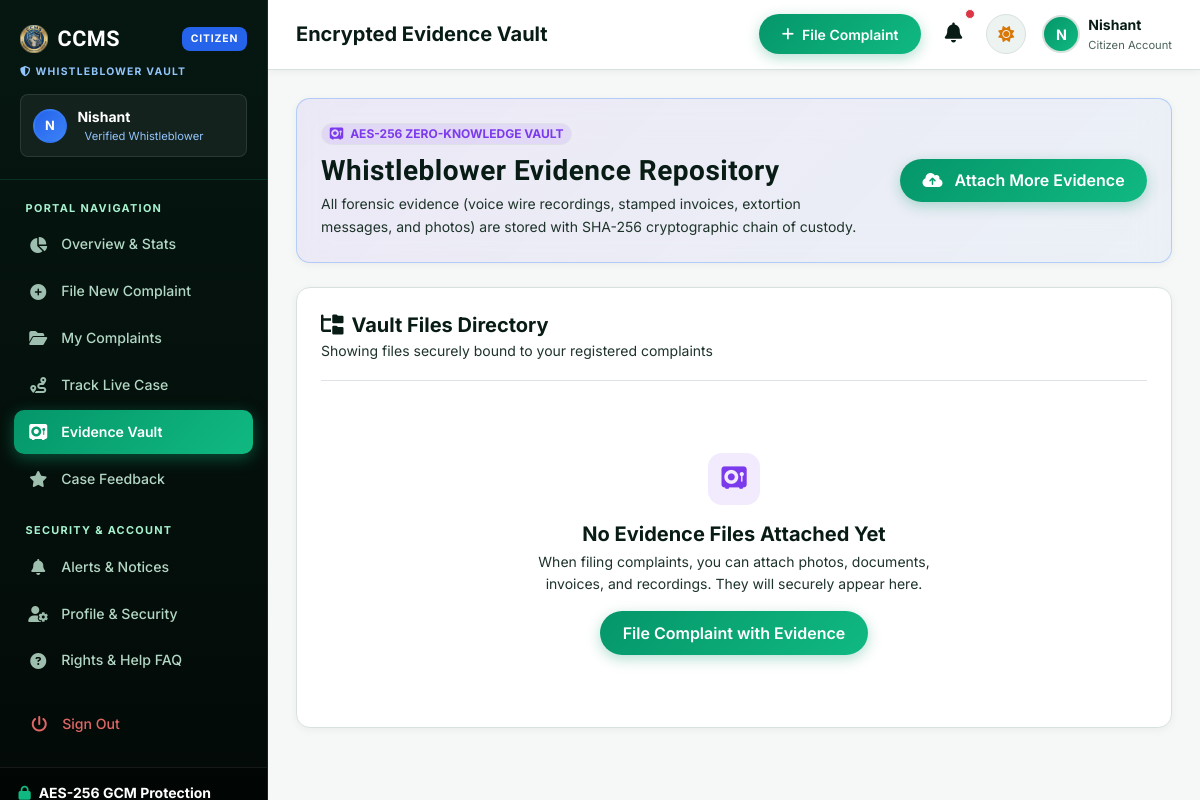
Page /citizen/evidence (signed in) on the earlier database version.
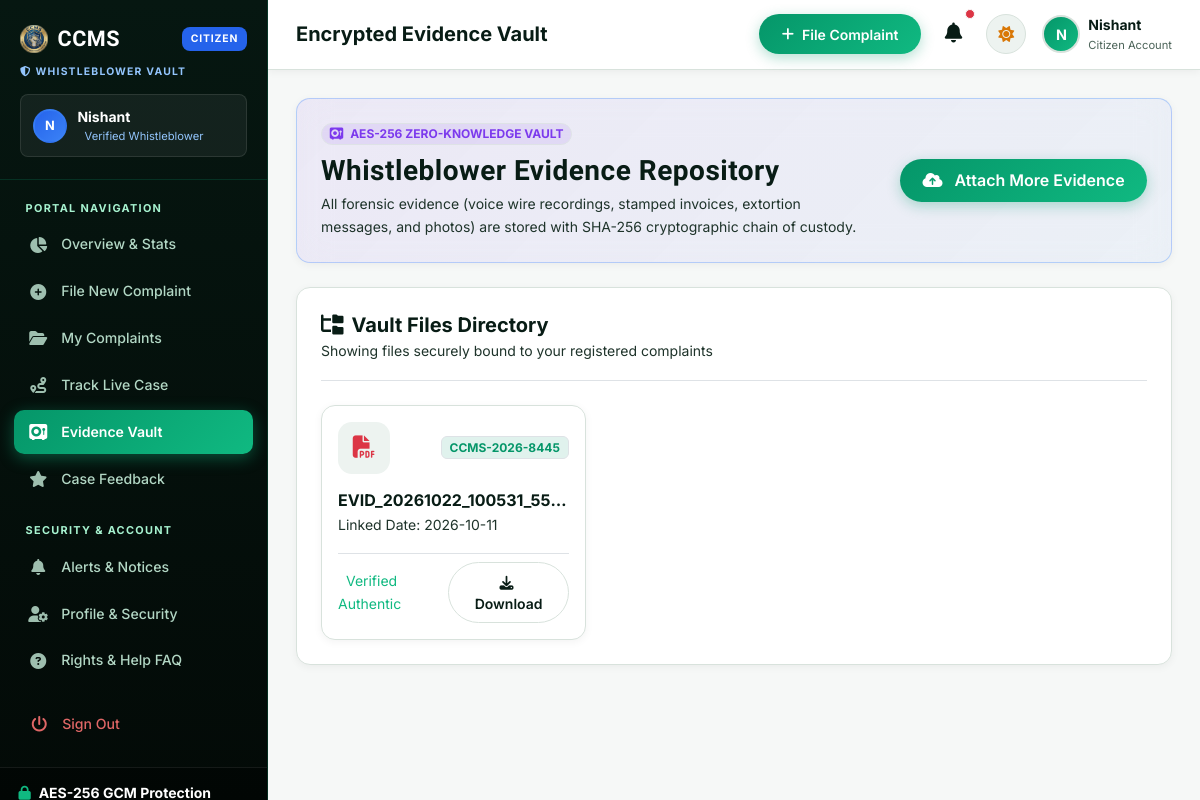
Same page on the later database version.
### tables this page shows
CREATE TABLE complaints (
            complaint_id TEXT PRIMARY KEY,
            user_id INTEGER NOT NULL,
            complaint_title TEXT NOT NULL,
            misconduct_category TEXT NOT NULL,
            sector TEXT NOT NULL,
            incident_date TEXT NOT NULL,
            incident_time TEXT,
            location TEXT NOT NULL,
            description TEXT NOT NULL,
            anonymous_mode INTEGER DEFAULT 0,
            severity TEXT DEFAULT 'Medium',
            evidence_file TEXT,
            complaint_status TEXT DEFAULT 'Pending',
            assigned_officer TEXT,
            assigned_officer_id TEXT,
            investigation_notes TEXT,
            rating INTEGER,
            feedback TEXT,
            created_at DATETIME DEFAULT CURRENT_TIMESTAMP,
            updated_at DATETIME DEFAULT CURRENT_TIMESTAMP
        );

### app.py (the view)
@app.route("/citizen/evidence")
@login_required
def citizen_evidence():
    user_id = session.get("user_id")
    complaints = db.query_db(
        "SELECT complaint_id, evidence_file, incident_date FROM complaints WHERE user_id = %s AND evidence_file IS NOT NULL AND evidence_file != ''",
        (user_id,)
    )
    evidence_items = []
    for c in complaints:
        files = c["evidence_file"].split(",")
        for f in files:
            if f.strip():
                evidence_items.append({
                    "complaint_id": c["complaint_id"],
                    "filename": f.strip(),
                    "date": c["incident_date"]
                })
    return render_template("citizen/evidence.html", evidence_items=evidence_items)

### app.py (called while the page is built)
def login_required(f):
    @wraps(f)
    def decorated_function(*args, **kwargs):
        if not session.get("user_id"):
            flash("Please sign in to access the portal.", "warning")
            return redirect(url_for("citizen_login"))
        return f(*args, **kwargs)
    return decorated_function

### db.py (called while the page is built)
def dict_factory(cursor, row):
    d = {}
    for idx, col in enumerate(cursor.description):
        d[col[0]] = row[idx]
    return d

def get_db_connection():
    conn = sqlite3.connect(DB_PATH, timeout=20.0, check_same_thread=False)
    conn.row_factory = dict_factory
    conn.execute("PRAGMA journal_mode=WAL;")
    return conn

def _normalize_query(query, args):
    if "ON DUPLICATE KEY UPDATE" in query.upper() and "system_settings" in query.lower():
        query = "INSERT OR REPLACE INTO system_settings (setting_key, setting_value) VALUES (?, ?)"
        if len(args) == 3:
            args = (args[0], args[1])
        return query, args
    normalized_query = query.replace("%s", "?")
    return normalized_query, args

### templates/citizen/evidence.html (shortened to what this page needs)
{% extends 'citizen/base.html' %}
{% set active_page = 'evidence' %}
{% block page_heading %}Encrypted Evidence Vault{% endblock %}
{% block content %}
<div class="ccms-card p-4 mb-4 glass-panel border-primary border-opacity-25"
  style="background: linear-gradient(135deg, rgba(124,58,237,0.08) 0%, rgba(37,99,235,0.05) 100%);">
  <div class="row align-items-center g-3">
    <div class="col-md-8">
      <div class="d-flex align-items-center gap-2 mb-2">
        <span
          class="badge bg-violet-subtle text-violet border border-violet-subtle px-2.5 py-1 rounded-pill small fw-bold"
          style="background:rgba(124,58,237,0.1); color:#7c3aed;">
          <i class="fas fa-vault me-1"></i> AES-256 ZERO-KNOWLEDGE VAULT
        </span>
      </div>
      <h3 class="fw-bold text-heading brand-font mb-1">Whistleblower Evidence Repository</h3>
      <p class=" small mb-0">
        All forensic evidence (voice wire recordings, stamped invoices, extortion messages, and photos) are stored with
        SHA-256 cryptographic chain of custody.
      </p>
    </div>
    <div class="col-md-4 text-md-end">
      <a href="{{ url_for('file_complaint') }}" class="btn btn-brand">
        <i class="fas fa-cloud-arrow-up me-1"></i> Attach More Evidence
      </a>
    </div>
  </div>
</div>
<div class="ccms-card p-4">
  <div class="d-flex flex-wrap align-items-center justify-content-between pb-3 mb-4 border-bottom gap-3">
    <div>
      <h5 class="fw-bold text-heading mb-0"><i class="fas fa-folder-tree text-violet me-2"></i>Vault Files Directory
      </h5>
      <span class=" small">Showing files securely bound to your registered complaints</span>
    </div>
  </div>
  {% if evidence_items %}
  <div class="row g-3">
    {% for item in evidence_items %}
    <div class="col-md-6 col-lg-4">
      <div class="ccms-card p-3 h-100 d-flex flex-column justify-content-between">
        <div>
          <div class="d-flex align-items-center justify-content-between mb-3">
            <div class="stat-icon" style="background: var(--bg-subtle);">
              {% if 'jpg' in item.filename.lower() or 'png' in item.filename.lower() or 'jpeg' in item.filename.lower()
              %}
              <i class="fas fa-file-image text-primary"></i>
              {% elif 'mp3' in item.filename.lower() or 'wav' in item.filename.lower() or 'm4a' in item.filename.lower()
              %}
              <i class="fas fa-file-audio text-warning"></i>
              {% elif 'mp4' in item.filename.lower() or 'mov' in item.filename.lower() %}
              <i class="fas fa-file-video text-danger"></i>
              {% else %}
              <i class="fas fa-file-pdf text-danger"></i>
              {% endif %}
            </div>
            <span class="badge bg-primary-subtle text-primary border">{{ item.complaint_id }}</span>
          </div>
          <h6 class="fw-bold text-heading text-truncate mb-1" title="{{ item.filename }}">{{ item.filename }}</h6>
          <div class=" small mb-3">Linked Date: {{ item.date }}</div>
        </div>
        <div class="pt-2 border-top d-flex align-items-center justify-content-between">
          <span class="text-emerald small"> Verified Authentic</span>
          <a href="{{ url_for('uploaded_file', filename=item.filename) }}" target="_blank"
            class="btn btn-sm btn-outline-custom">
            <i class="fas fa-download me-1"></i> Download
          </a>
        </div>
      </div>
    </div>
    {% endfor %}
  </div>
  {% else %}
  <div class="text-center py-5">
    <div class="stat-icon mx-auto mb-3" style="background: rgba(124,58,237,0.1); color: var(--accent-violet);">
      <i class="fas fa-vault"></i>
    </div>
    <h5 class="fw-bold text-heading mb-1">No Evidence Files Attached Yet</h5>
    <p class=" small mx-auto mb-3" style="max-width: 420px;">
      When filing complaints, you can attach photos, documents, invoices, and recordings. They will securely appear
      here.
    </p>
    <a href="{{ url_for('file_complaint') }}" class="btn btn-brand">File Complaint with Evidence</a>
  </div>
  {% endif %}
</div>
{% endblock %}

Differences in the rows shown:
added complaints: complaint_id "CCMS-2026-8445", filename "EVID_20261022_100531_55…", date "2026-10-11"
Other differences:
text no longer shown: "No Evidence Files Attached Yet When filing complaints, you can attach photos, documents, invoices, and recordings. They will securely appear here. File Complaint with Evidence"
